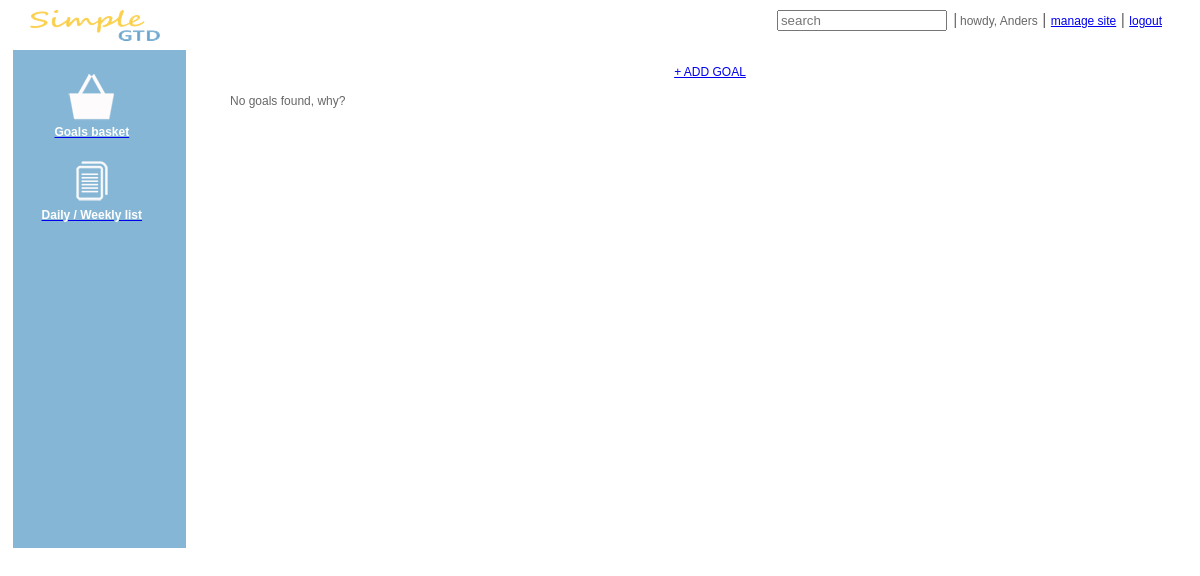
The app's page /goal/list/ (signed in), older data.
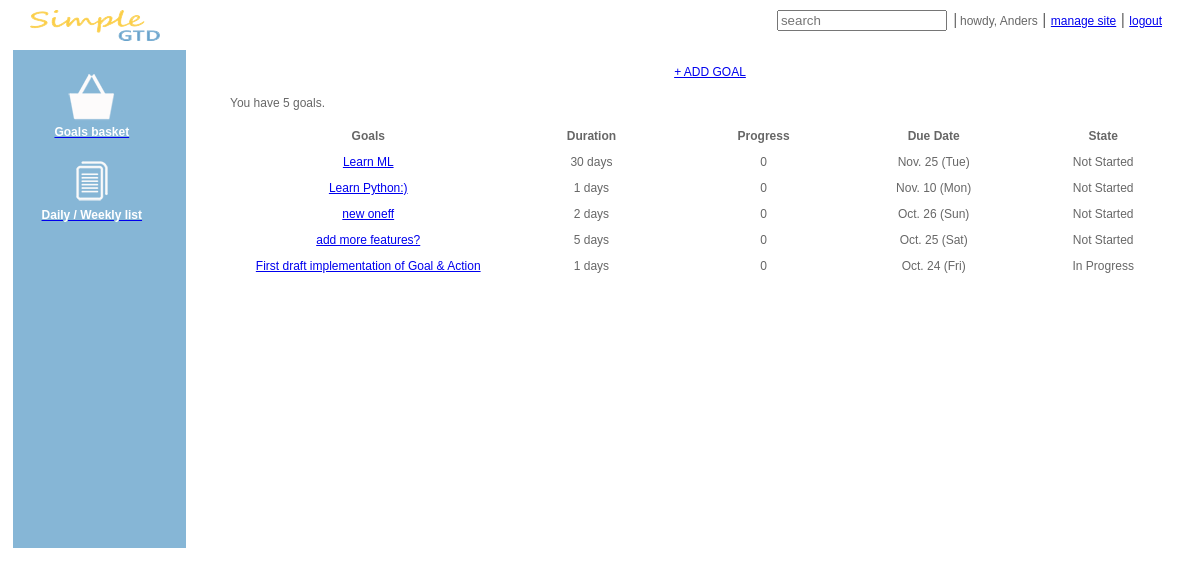
The same page, newer data.
### simgtd/models.py (models this page shows, shortened)
class Goal(models.Model):
    subject = models.CharField(max_length=200)
    memo = models.TextField(max_length=1000, blank=True)
    duration = models.PositiveIntegerField(blank=True)
    start_date = models.DateTimeField(null=True, blank=True, default=datetime.datetime.now)
    due_date = models.DateTimeField(null=True, blank=True, default=datetime.datetime.now)
    remind_me = models.NullBooleanField(default=True, null=True, blank=True)
    created_date = models.DateTimeField(editable=False, default=datetime.datetime.now)
    completed_date = models.DateTimeField(editable=False, null=True)
    progress = models.PositiveSmallIntegerField(default=0)
    status = models.ForeignKey(Status, default=Constants.status_not_started)
    priority = models.ForeignKey(Priority, default=Constants.priority_normal)

class Status(models.Model):
    name = models.CharField(max_length=100)
    description = models.CharField(max_length=500, blank=True)
    def __unicode__(self):
        return self.name

### simgtd/views.py (the view)
# urls.py: url(r'^goal/list/', views.goals),
@login_required
def goals(request):
    all_goals = Goal.objects.order_by('-start_date')
    return render_to_response('simgtd/goal_list.html',
                              RequestContext(request, {'goals': all_goals}))

### templates/simgtd/goal_list.html (shortened to what this page needs)
{% extends "base.html" %}
{% block content %}
    <div id="goals_basket">
        <a href="/goal/add/" class="button add">+ ADD GOAL</a>
            {% if goals %}
                <p>You have {{ goals|length }} goal{{ goals|pluralize }}.</p>
                <table>
                    <tbody>
                        <tr>
                           <th class="goals" >Goals</th>
                           <th class="duration">Duration</th>
                           <th class="progress">Progress</th>
                           <th class="deadline">Due Date</th>
                           <th class="states">State</th>
                        </tr>
                        {% for goal in goals %}
                        <tr>
                            <td class="goals"><a href="/goal/edit/{{ goal.id }}">{{ goal.subject }}</a></td>
                            <td class="duration">{{ goal.duration }} days</td>
                            <td class="progress">{{ goal.progress }}</td>
                            <td class="deadline">{{ goal.due_date|date:"N j (D)" }}</td>
                            <td class="states">{{ goal.status }}</td>
                        </tr>
                        {% endfor %}
                    </tbody>
                </table>
            {% else %}
                No goals found, why?
            {% endif %}
    </div>
{% endblock %}

### templates/base.html (shortened to what this page needs)
<!DOCTYPE html>
<html>
<head lang="en">
    <link type="text/css" rel="stylesheet" href="{{ STATIC_URL }}css/jquery-ui.css">
    <link type="text/css" rel="stylesheet" href="{{ STATIC_URL }}css/gtd.css">
</head>
<body>
<div id="header">
    <div class="row">
        <div class="header-primary">
            <a href="/">
                <img src="{{ STATIC_URL }}images/logo.png" alt="Simple GTD"/>
            </a>
        </div>
        <div class="header-secondary">
            <input type="search" name="search" value placeholder="search" id="search">
            <span style="margin:0px -2px 0px 2px;color:#717171;"> |</span>
            <a class="header_account" title="{{ user.email }}">howdy, {{ user.first_name }}</a> |
            <a class="header_account" href="/admin/">manage site</a> |
            <a class="header_account" href="/logout/">logout</a>
        </div>
    </div>
</div>
<div id="navigation">
    <div id="icon_menu_block">
        <a href="/goal/list" class="menu">
            <span class="icon_menu"><img src="{{ STATIC_URL }}images/goals_basket.png" alt="Goals basket"></span>
            <span class="icon_menu_subtitle">Goals basket</span>
        </a>
        <a href="/action/list" class="menu">
            <span class="icon_menu"><img src="{{ STATIC_URL }}images/list.png" alt="Daily/Weekly list"></span>
            <span class="icon_menu_subtitle">Daily / Weekly list</span>
        </a>
    </div>
</div>
<div id="content">
    {% block content %}{% endblock %}
</div>
</body>
</html>

### static/css/gtd.css (style rules this page uses)
body { font-family:Calibri, Arial, Helvetica, sans-serif; }
#header { position: absolute; left: 0px; top:0px; padding: 10px 10px 0px 10px; width: 96%; height: 40px; background-color: white; display: table; }
.header-primary { float:left; position:relative; left:20px; }
.header-secondary { text-align: right; color:rgba(0,0,0,0.6); }
#search { display: inline-block; width: 170px; }
.header_account { display: inline-block; font-size: 12px; }
label[for=login_email], label[for=login_password], label[for=signup_name], label[for=signup_email], label[for=signup_password], label[for=signup_confirm_password], { margin-bottom: 0; }
.button { display: block; margin: 10px; padding: 5px 10px; border-radius: 4px; text-align: center; cursor: pointer; font-size: 12px; text-transform: uppercase; }
div#navigation { margin:5px 85% 5px 5px; padding:5px 20px 5px 5px; height: 530px; background: rgba(104,164,204,0.8); color:white; font-size: 12px; font-weight: 600; }
div#icon_menu_block { position: relative; margin-top: 40px; }
.icon_menu { display: block; text-align: center; padding: 20px 10px 1px 10px; }
.icon_menu_subtitle { display: block; text-align:center; color: white; }
div#content { position: absolute; top: 50px; right: 10px; width: 80%; color: rgba(0,0,0,0.6); font-size: 12px; }
tbody { display: table-row-group; vertical-align: middle; text-align: center; border-collapse: collapse; border:dotted 1px rgba(0,0,0,0.4); }
td,th { padding: 5px; }
th { font-weight: 600; }
.goals { width: 320px; }
.duration { width: 195px; }
.progress { width: 195px; }
.deadline { width: 195px; }
.states { width: 195px; }

Row changes from the older to the newer data that the page shows:
added Goal: subject "Learn ML", duration "30", progress "0", due_date "Nov. 25 (Tue)", status "Not Started"
added Goal: subject "Learn Python:)", duration "1", progress "0", due_date "Nov. 10 (Mon)", status "Not Started"
added Goal: subject "new oneff", duration "2", progress "0", due_date "Oct. 26 (Sun)", status "Not Started"
added Goal: subject "add more features?", duration "5", progress "0", due_date "Oct. 25 (Sat)", status "Not Started"
added Goal: subject "First draft implementation of Goal & Action", duration "1", progress "0", due_date "Oct. 24 (Fri)", status "In Progress"
Text that changed along with them:
{{ goals|length }}: (not shown) → "5"
text no longer shown: "No goals found, why?"
text now shown: "You have goal . Goals Duration Progress Due Date State"
